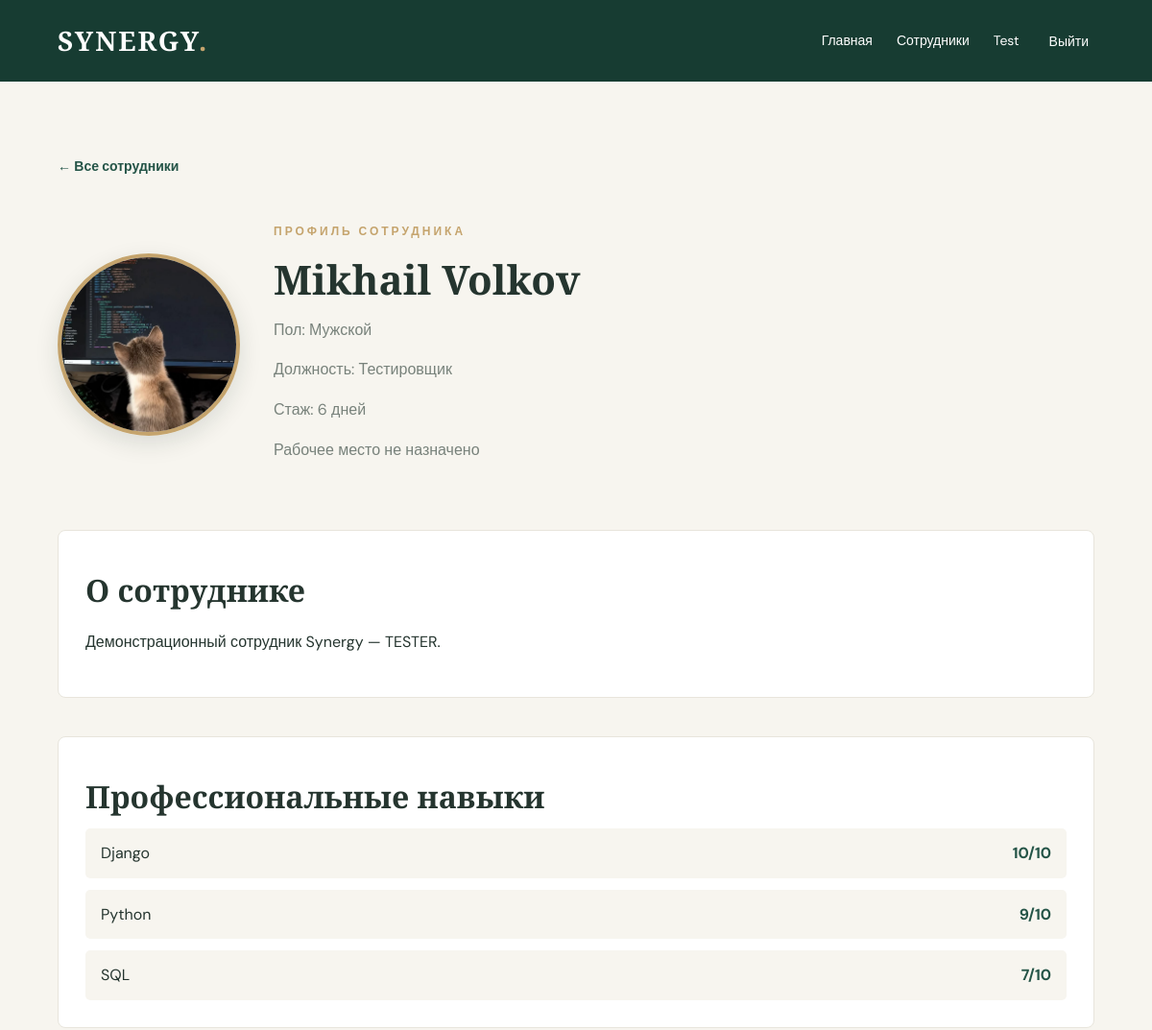
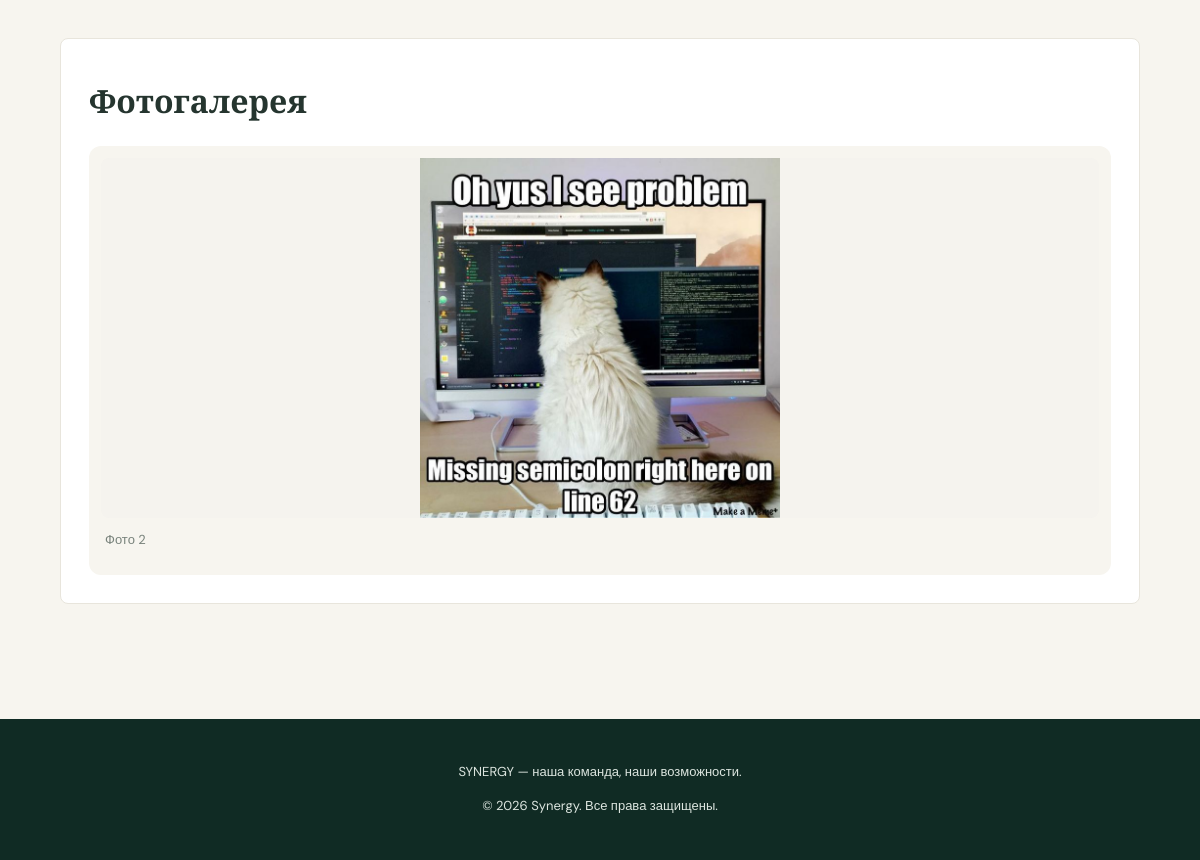
The app's page /employees/9/ (signed in) with its own data (2 pictures, top to bottom).
### employees/models.py (models this page shows, shortened)
class Employee(AbstractUser):
    class Gender(models.TextChoices):
        MALE = "M", "Мужской"
        FEMALE = "F", "Женский"
        OTHER = "O", "Другой"
    class Position(models.TextChoices):
        BACKEND = "BACKEND", "Backend-разработчик"
        FRONTEND = "FRONTEND", "Frontend-разработчик"
        TESTER = "TESTER", "Тестировщик"
        OTHER = "OTHER", "Другое"
    middle_name = models.CharField(
        max_length=150,
        blank=True,
        verbose_name="Отчество",
    )
    gender = models.CharField(
        max_length=1,
        choices=Gender.choices,
        blank=True,
        verbose_name="Пол",
    )
    position = models.CharField(
        max_length=20,
        choices=Position.choices,
        default=Position.OTHER,
        verbose_name="Должность",
    )
    hire_date = models.DateField(
        default=timezone.localdate,
        verbose_name="Дата приёма на работу",
    )
    description = models.TextField(
        blank=True,
        verbose_name="Описание",
    )
    skills = models.ManyToManyField(
        Skill,
        through="EmployeeSkill",
        related_name="employees",
        verbose_name="Навыки",
    )
    class Meta:
        verbose_name = "Сотрудник"
        verbose_name_plural = "Сотрудники"
        ordering = ["last_name", "first_name"]

class EmployeeImage(models.Model):
    employee = models.ForeignKey(
        Employee,
        on_delete=models.CASCADE,
        related_name="gallery",
        verbose_name="Сотрудник",
    )
    image = models.ImageField(
        upload_to="employees/gallery/%Y/%m/",
        verbose_name="Изображение",
    )
    order = models.PositiveIntegerField(
        default=0,
        verbose_name="Порядковый номер",
    )
    class Meta:
        verbose_name = "Фотография сотрудника"
        verbose_name_plural = "Галерея фотографий"
        ordering = ["order", "id"]

class EmployeeSkill(models.Model):
    employee = models.ForeignKey(
        settings.AUTH_USER_MODEL,
        on_delete=models.CASCADE,
        related_name="employee_skills",
        verbose_name="Сотрудник",
    )
    skill = models.ForeignKey(
        Skill,
        on_delete=models.CASCADE,
        related_name="employee_skills",
        verbose_name="Навык",
    )
    level = models.PositiveSmallIntegerField(
        validators=[
            MinValueValidator(1),
            MaxValueValidator(10),
        ],
        verbose_name="Уровень владения",
    )
    class Meta:
        verbose_name = "Навык сотрудника"
        verbose_name_plural = "Навыки сотрудников"
        constraints = [
            models.UniqueConstraint(
                fields=["employee", "skill"],
                name="unique_employee_skill",
            )
        ]
        ordering = ["employee", "skill"]

class Skill(models.Model):
    name = models.CharField(max_length=100, unique=True)
    description = models.TextField(blank=True)
    class Meta:
        verbose_name = "Навык"
        verbose_name_plural = "Навыки"
        ordering = ["name"]

### employees/views.py (the view)
class EmployeeDetailView(LoginRequiredMixin, DetailView):
    model = Employee
    template_name = "employees/employee_detail.html"
    context_object_name = "employee"
    def get_queryset(self):
        return optimize_employee_queryset(
            Employee.objects.filter(is_active=True)
        )
    def get_context_data(self, **kwargs):
        context = super().get_context_data(**kwargs)
        employee = self.object
        gallery = list(employee.gallery.all())
        context["experience_days"] = get_experience_days(employee)
        context["main_photo"] = gallery[0] if gallery else None
        context["extra_gallery"] = gallery[1:]
        return context

### employees/views.py (called while the page is built)
def get_experience_days(employee):
    today = timezone.localdate()
    return max((today - employee.hire_date).days, 0)

def optimize_employee_queryset(queryset):
    return queryset.select_related(
        "workplace"
    ).prefetch_related(
        "employee_skills__skill",
        "gallery",
    )

### employees/templates/employees/employee_detail.html (shortened to what this page needs)
{% extends "base.html" %}
{% block content %}
<section class="section container">
    <a class="text-link" href="{% url 'employees:employee_list' %}">
        ← Все сотрудники
    </a>
    <div class="detail-header">
        {% if main_photo %}
            <img
                class="detail-photo"
                src="{{ main_photo.image.url }}"
                alt="{{ employee.first_name }} {{ employee.last_name }}"
            >
        {% else %}
            <div class="detail-monogram">
                {{ employee.first_name|first|upper }}{{ employee.last_name|first|upper }}
            </div>
        {% endif %}
        <div class="detail-heading">
            <p class="eyebrow">ПРОФИЛЬ СОТРУДНИКА</p>
            <h1>
                {{ employee.first_name }} {{ employee.last_name }}
            </h1>
            <p class="muted">
                Пол: {{ employee.get_gender_display|default:"Не указан" }}
            </p>
            <p class="muted">
                Должность: {{ employee.get_position_display }}
            </p>
            <p class="muted">
                Стаж: {{ experience_days }} дней
            </p>
            {% if employee.workplace %}
                <p class="muted">
                    Рабочее место №{{ employee.workplace.desk_number }}
                </p>
            {% else %}
                <p class="muted">Рабочее место не назначено</p>
            {% endif %}
        </div>
    </div>
    {% if employee.description %}
        <div class="detail-section">
            <h2>О сотруднике</h2>
            <p>{{ employee.description|linebreaks }}</p>
        </div>
    {% endif %}
    <div class="detail-section">
        <h2>Профессиональные навыки</h2>
        <div class="skill-list">
            {% for employee_skill in employee.employee_skills.all %}
                <div class="skill-row">
                    <span>{{ employee_skill.skill.name }}</span>
                    <span class="skill-level">
                        {{ employee_skill.level }}/10
                    </span>
                </div>
            {% empty %}
                <p>Навыки пока не указаны.</p>
            {% endfor %}
        </div>
    </div>
    <div class="detail-section">
        <h2>Фотогалерея</h2>
        <div class="gallery-grid">
            {% for photo in extra_gallery %}
                <div class="gallery-item">
                    <img
                        src="{{ photo.image.url }}"
                        alt="Фотография {{ employee.first_name }} {{ employee.last_name }}"
                    >
                    <span>Фото {{ photo.order }}</span>
                </div>
            {% empty %}
                <p>Дополнительных фотографий пока нет.</p>
            {% endfor %}
        </div>
    </div>
</section>
{% endblock %}

### templates/base.html (shortened to what this page needs)
{% load static %}
<!DOCTYPE html>
<html lang="ru">
<head>
    <link rel="stylesheet" href="{% static 'css/style.css' %}">
</head>
<body>
<header class="site-header">
    <div class="container nav-container">
        <a class="brand" href="{% url 'employees:home' %}">
            SYNERGY<span>.</span>
        </a>
        <nav class="navigation">
            <a href="{% url 'employees:home' %}">Главная</a>
            <a href="{% url 'employees:employee_list' %}">Сотрудники</a>
            {% if user.is_authenticated %}
                <span class="nav-user">{{ user.first_name|default:user.username }}</span>
                <form method="post" action="{% url 'logout' %}" class="logout-form">
                    <button type="submit" class="nav-link-button">Выйти</button>
                </form>
            {% else %}
                <a href="{% url 'login' %}">Войти</a>
            {% endif %}
        </nav>
    </div>
</header>
<main>
    {% block content %}{% endblock %}
</main>
<footer class="site-footer">
    <div class="container">
        <p>SYNERGY — наша команда, наши возможности.</p>
        <p>© 2026 Synergy. Все права защищены.</p>
    </div>
</footer>
</body>
</html>

### static/css/style.css (style rules this page uses)
:root { --green: #173c32; --green-light: #245447; --gold: #c5a46d; --cream: #f7f5ef; --white: #ffffff; --text: #25352f; --muted: #78827b; --border: #e8e5dc; }
* { box-sizing: border-box; }
body { margin: 0; background: var(--cream); color: var(--text); font-family: "DM Sans", sans-serif; line-height: 1.6; }
a { color: inherit; text-decoration: none; }
.container { width: min(1120px, 90%); margin: 0 auto; }
.site-header { background: var(--green); color: var(--white); padding: 20px 0; }
.nav-container { display: flex; justify-content: space-between; align-items: center; gap: 20px; }
.brand { font-family: "Playfair Display", serif; font-size: 28px; font-weight: 700; letter-spacing: 2px; }
.brand span { color: var(--gold); }
.navigation { display: flex; align-items: center; gap: 25px; flex-wrap: wrap; }
.navigation a, .nav-user, .nav-link-button { color: var(--white); font-size: 14px; }
.logout-form { display: inline; }
.nav-link-button { border: 0; background: none; cursor: pointer; font-family: inherit; }
.eyebrow { color: var(--gold); font-size: 12px; font-weight: 700; letter-spacing: 3px; }
.hero h1, .page-banner h1, .detail-header h1, .login-card h1 { font-family: "Playfair Display", serif; font-size: clamp(36px, 6vw, 64px); line-height: 1.15; margin: 15px 0; }
.section { padding-top: 75px; padding-bottom: 75px; }
.section-heading h2, .detail-section h2 { font-family: "Playfair Display", serif; font-size: 32px; margin: 8px 0; }
.text-link { color: var(--green-light); font-weight: 700; font-size: 14px; }
.detail-header { display: flex; align-items: center; gap: 35px; margin: 35px 0 55px; }
.detail-heading { min-width: 0; }
.detail-header h1 { font-size: 42px; }
.detail-photo { width: 190px; height: 190px; flex-shrink: 0; object-fit: cover; object-position: center 25%; border-radius: 50%; border: 4px solid var(--gold); box-shadow: 0 8px 24px rgba(20, 45, 35, 0.12); }
.detail-section { margin: 40px 0; padding: 28px; background: var(--white); border: 1px solid var(--border); border-radius: 8px; }
.skill-list { display: grid; gap: 12px; }
.skill-row { display: flex; justify-content: space-between; padding: 13px 16px; background: var(--cream); border-radius: 5px; }
.skill-level { color: var(--green-light); font-weight: 700; }
.gallery-grid { display: grid; grid-template-columns: repeat( auto-fit, minmax(240px, 1fr) ); gap: 24px; margin-top: 20px; }
.gallery-item { overflow: hidden; border-radius: 12px; background: var(--cream); padding: 12px; }
.gallery-item img { display: block; width: 100%; height: 360px; object-fit: contain; object-position: center; background: #f5f3ee; border-radius: 8px; }
.gallery-item span { display: block; padding: 12px 4px; font-size: 13px; color: var(--muted); }
.muted { color: var(--muted); }
.site-footer { background: #102b24; color: #dce5df; padding: 30px 0; text-align: center; font-size: 13px; }

### records on screen
Employee: first_name "Test"
EmployeeImage: image (picture)
Employee: first_name "Mikhail", last_name "Volkov", gender "Мужской", position "Тестировщик", description "Демонстрационный сотрудник Synergy — TESTER."
EmployeeSkill: skill.name "Django", level "10"
EmployeeSkill: skill.name "Python", level "9"
EmployeeSkill: skill.name "SQL", level "7"
EmployeeImage: image (picture), order "2"

### other values on screen
{{ experience_days }} "6"
